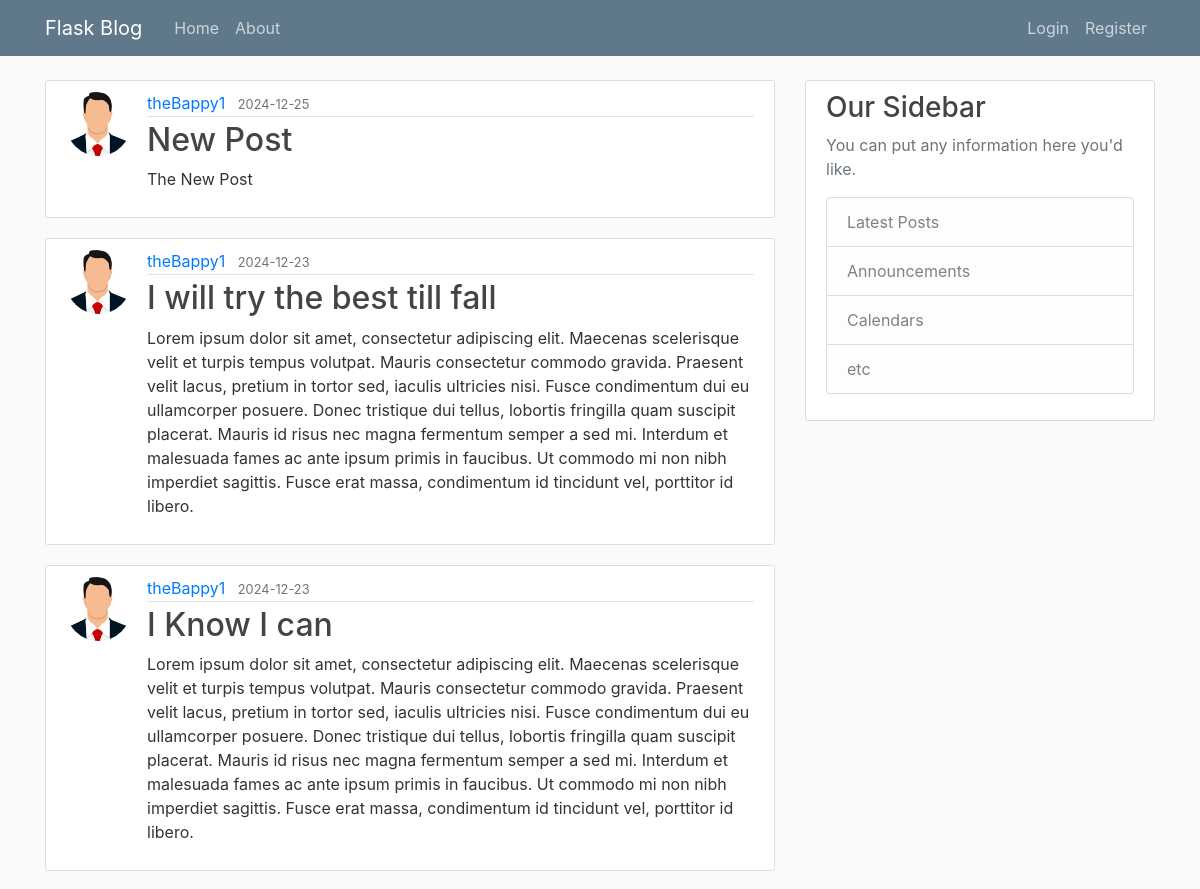
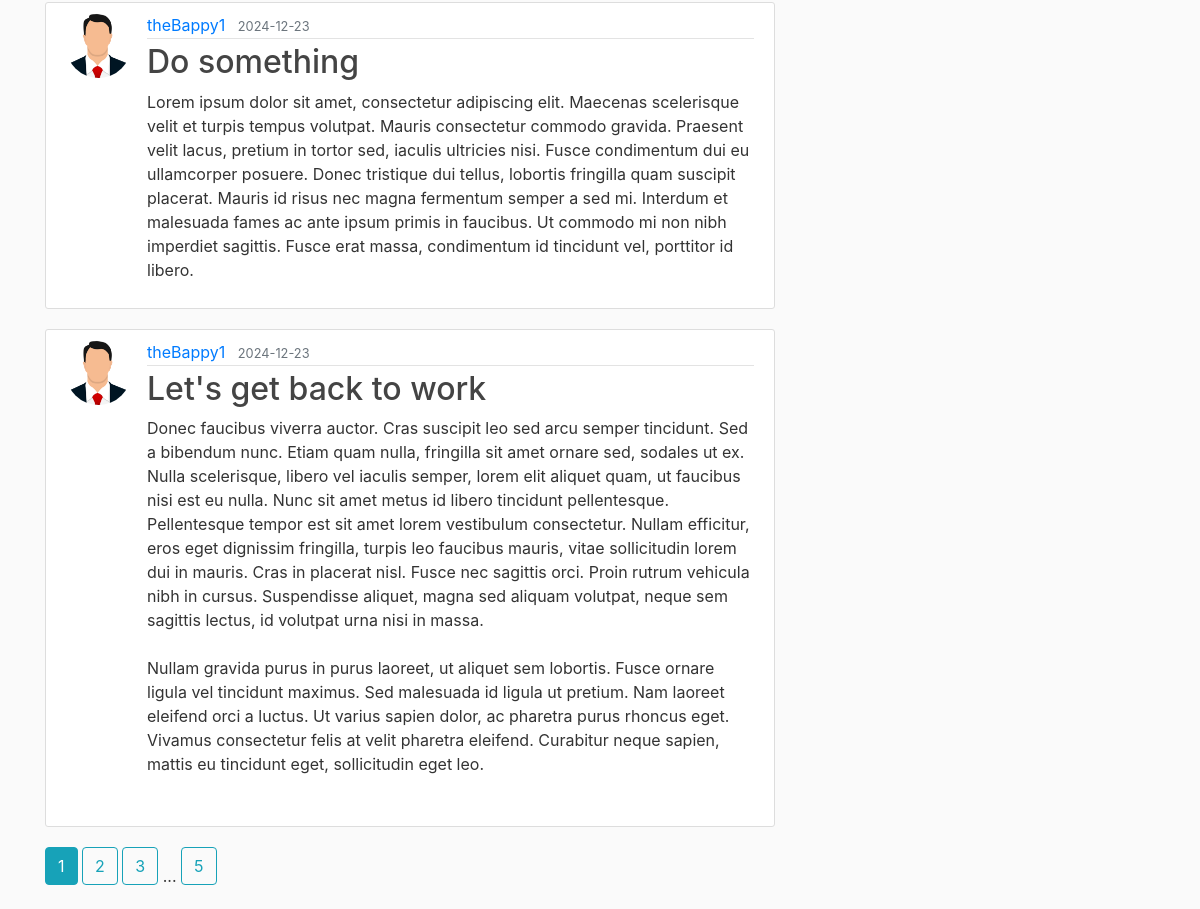
The page /home on the database its author committed (2 pictures, top to bottom).
### flaskblog/models.py (models this page shows, shortened)
class Post(db.Model):
    id = db.Column(db.Integer, primary_key=True)
    title = db.Column(db.String(100), nullable=False)
    date_posted = db.Column(db.DateTime, nullable=False, default=datetime.utcnow)
    content = db.Column(db.Text, nullable=False)
    user_id = db.Column(db.Integer, db.ForeignKey('user.id'), nullable=False)

class User(db.Model, UserMixin):
    id = db.Column(db.Integer, primary_key=True)
    username = db.Column(db.String(20), unique=True, nullable=False)
    email = db.Column(db.String(120), unique=True, nullable=False)
    image_file = db.Column(db.String(20), nullable=False, default='default.jpg')
    password = db.Column(db.String(60), nullable=False)
    posts = db.relationship('Post', backref='author', lazy=True)

### flaskblog/main/routes.py (the view)
@main.route("/")
@main.route("/home")
def home():
    page = request.args.get('page', 1, type=int)
    posts = Post.query.order_by(Post.date_posted.desc()).paginate(page=page, per_page=5)
    return render_template('home.html', posts=posts)

### flaskblog/templates/home.html
{% extends "layout.html" %}
{% block content %}
    {% for post in posts.items %}
        <article class="media content-section">
          <img class="rounded-circle article-img" src="{{ url_for('static', filename='profile_pics/' + post.author.image_file) }}">
          <div class="media-body">
            <div class="article-metadata">
              <a class="mr-2" href="{{ url_for('users.user_posts', username=post.author.username) }}">{{ post.author.username }}</a>
              <small class="text-muted">{{ post.date_posted.strftime('%Y-%m-%d') }}</small>
            </div>
            <h2><a class="article-title" href="{{ url_for('posts.post', post_id=post.id) }}">{{ post.title }}</a></h2>
            <p class="article-content">{{ post.content }}</p>
          </div>
        </article>
    {% endfor %}
    {% for page_num in posts.iter_pages(left_edge=1, right_edge=1, left_current=1, right_current=2) %}
      {% if page_num %}
        {% if posts.page == page_num %}
          <a class="btn btn-info mb-4" href="{{ url_for('main.home', page=page_num) }}">{{ page_num }}</a>
        {% else %}
          <a class="btn btn-outline-info mb-4" href="{{ url_for('main.home', page=page_num) }}">{{ page_num }}</a>
        {% endif %}
      {% else %}
        ...
      {% endif %}
    {% endfor %}
{% endblock content %}

### flaskblog/templates/layout.html (shortened to what this page needs)
<!DOCTYPE html>
<html>
<head>
    <link rel="stylesheet" href="https://maxcdn.bootstrapcdn.com/bootstrap/4.0.0/css/bootstrap.min.css">
    <link rel="stylesheet" type="text/css" href="{{ url_for('static', filename='main.css') }}">
</head>
<body>
    <header class="site-header">
      <nav class="navbar navbar-expand-md navbar-dark bg-steel fixed-top">
        <div class="container">
          <a class="navbar-brand mr-4" href="/">Flask Blog</a>
          <div class="collapse navbar-collapse" id="navbarToggle">
            <div class="navbar-nav mr-auto">
              <a class="nav-item nav-link" href="{{ url_for('main.home') }}">Home</a>
              <a class="nav-item nav-link" href="{{ url_for('main.about') }}">About</a>
            </div>
            <div class="navbar-nav">
              {% if current_user.is_authenticated %}
                <a class="nav-item nav-link" href="{{ url_for('posts.new_post') }}">New Post</a>
                <a class="nav-item nav-link" href="{{ url_for('users.account') }}">Account</a>
                <a class="nav-item nav-link" href="{{ url_for('users.logout') }}">Logout</a>
              {% else %}
                <a class="nav-item nav-link" href="{{ url_for('users.login') }}">Login</a>
                <a class="nav-item nav-link" href="{{ url_for('users.register') }}">Register</a>
              {% endif %}
            </div>
          </div>
        </div>
      </nav>
    </header>
    <main role="main" class="container">
      <div class="row">
        <div class="col-md-8">
          {% block content %}{% endblock %}
        </div>
        <div class="col-md-4">
          <div class="content-section">
            <h3>Our Sidebar</h3>
            <p class='text-muted'>You can put any information here you'd like.
              <ul class="list-group">
                <li class="list-group-item list-group-item-light">Latest Posts</li>
                <li class="list-group-item list-group-item-light">Announcements</li>
                <li class="list-group-item list-group-item-light">Calendars</li>
                <li class="list-group-item list-group-item-light">etc</li>
              </ul>
            </p>
          </div>
        </div>
      </div>
    </main>
</body>
</html>

### flaskblog/static/main.css (style rules this page uses)
body { background: #fafafa; color: #333333; margin-top: 5rem; }
h1, h2, h3, h4, h5, h6 { color: #444444; }
.bg-steel { background-color: #5f788a; }
.site-header .navbar-nav .nav-link { color: #cbd5db; }
.content-section { background: #ffffff; padding: 10px 20px; border: 1px solid #dddddd; border-radius: 3px; margin-bottom: 20px; }
.article-title { color: #444444; }
.article-content { white-space: pre-line; }
.article-img { height: 65px; width: 65px; margin-right: 16px; }
.article-metadata { padding-bottom: 1px; margin-bottom: 4px; border-bottom: 1px solid #e3e3e3 }

### rows shown on the page
Post: image_file (picture), author.username "theBappy1", date_posted "2024-12-25", title "New Post", content "The New Post"
Post: image_file (picture), author.username "theBappy1", date_posted "2024-12-23", title "I will try the best till fall", content "Lorem ipsum dolor sit amet, consectetur adipiscing elit. Maecenas scelerisque velit et turpis tempus volutpat. Mauris consectetur commodo gravida. Praesent velit lacus, pretium in tortor sed, iaculis ultricies nisi. Fusce condimentum dui eu ullamcorper posuere. Donec tristique dui tellus, lobortis fringilla quam suscipit placerat. Mauris id risus nec magna fermentum semper a sed mi. Interdum et malesuada fames ac ante ipsum primis in faucibus. Ut commodo mi non nibh imperdiet sagittis. Fusce erat massa, condimentum id tincidunt vel, porttitor id libero."
Post: image_file (picture), author.username "theBappy1", date_posted "2024-12-23", title "I Know I can", content "Lorem ipsum dolor sit amet, consectetur adipiscing elit. Maecenas scelerisque velit et turpis tempus volutpat. Mauris consectetur commodo gravida. Praesent velit lacus, pretium in tortor sed, iaculis ultricies nisi. Fusce condimentum dui eu ullamcorper posuere. Donec tristique dui tellus, lobortis fringilla quam suscipit placerat. Mauris id risus nec magna fermentum semper a sed mi. Interdum et malesuada fames ac ante ipsum primis in faucibus. Ut commodo mi non nibh imperdiet sagittis. Fusce erat massa, condimentum id tincidunt vel, porttitor id libero."
Post: image_file (picture), author.username "theBappy1", date_posted "2024-12-23", title "Do something", content "Lorem ipsum dolor sit amet, consectetur adipiscing elit. Maecenas scelerisque velit et turpis tempus volutpat. Mauris consectetur commodo gravida. Praesent velit lacus, pretium in tortor sed, iaculis ultricies nisi. Fusce condimentum dui eu ullamcorper posuere. Donec tristique dui tellus, lobortis fringilla quam suscipit placerat. Mauris id risus nec magna fermentum semper a sed mi. Interdum et malesuada fames ac ante ipsum primis in faucibus. Ut commodo mi non nibh imperdiet sagittis. Fusce erat massa, condimentum id tincidunt vel, porttitor id libero."
Post: image_file (picture), author.username "theBappy1", date_posted "2024-12-23", title "Let's get back to work", content "Donec faucibus viverra auctor. Cras suscipit leo sed arcu semper tincidunt. Sed a bibendum nunc. Etiam quam nulla, fringilla sit amet ornare sed, sodales ut ex. Nulla scelerisque, libero vel iaculis semper, lorem elit aliquet quam, ut faucibus nisi est eu nulla. Nunc sit amet metus id libero tincidunt pellentesque. Pellentesque tempor est sit amet lorem vestibulum consectetur. Nullam efficitur, eros eget dignissim fringilla, turpis leo faucibus mauris, vitae sollicitudin lorem dui in mauris. Cras in placerat nisl. Fusce nec sagittis orci. Proin rutrum vehicula nibh in cursus. Suspendisse aliquet, magna sed aliquam volutpat, neque sem sagittis lectus, id volutpat urna nisi in massa. Nullam…"

### other values the page prints
{{ page_num }} "1"
{{ page_num }} "2" "3" "5"
